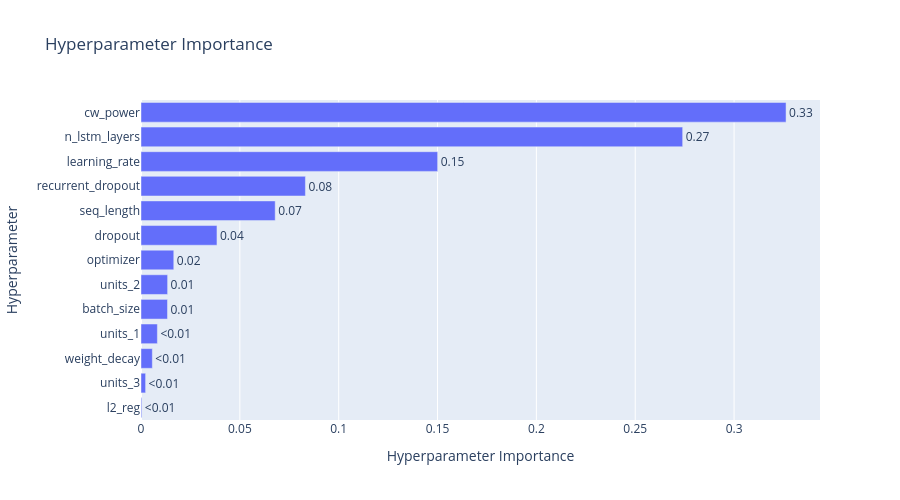
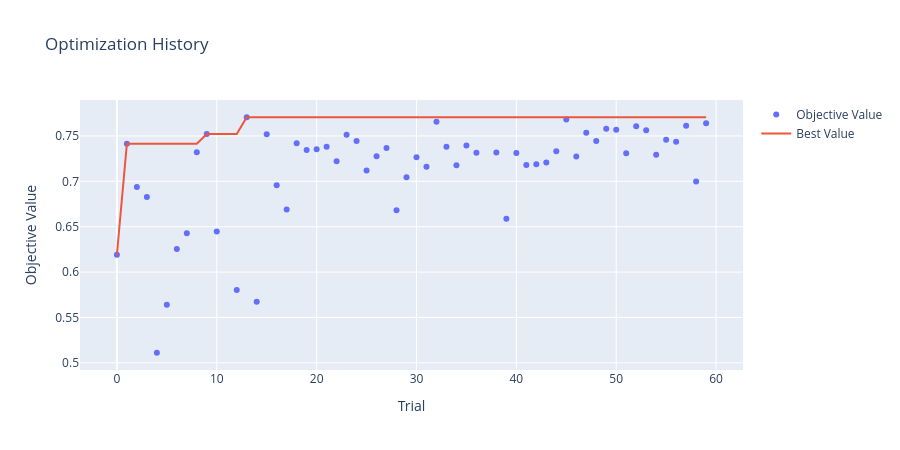
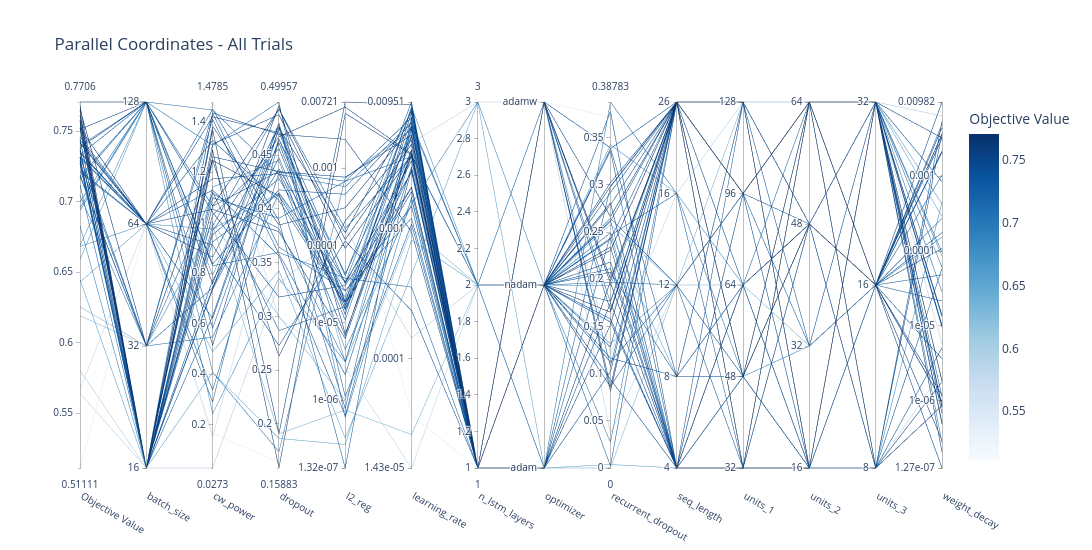
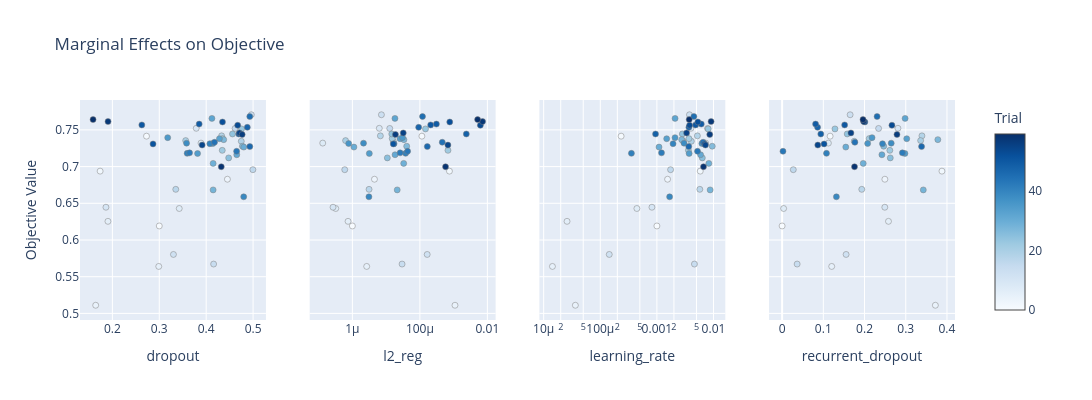

The notebook cell these images were saved under, in order:
### Markdown cell above
## Diagnostics: What Did the Tuner Learn?

These plots are publication-grade supplementary material. They tell a story:
- **Importance** — which hyperparameters actually matter
- **Parallel coordinates** — visualize the high-performing region of the search space
- **Optimization history** — did the tuner converge, or is more budget needed?
- **Slice plot** — marginal effect of each hyperparameter on the objective

### Code cell
import optuna.visualization as ovis

def _save_plotly(fig, fname):
    """Save fig to PNG (or HTML fallback) and try to render inline.

    Inline rendering needs nbformat>=4.2.0 in the venv. If that's missing
    (or any other renderer issue happens), we just log it and move on so
    the rest of the cell still runs.
    """
    path = os.path.join(RESULTS_DIR, fname)
    try:
        fig.write_image(path, scale=2)
        print(f'Saved: {path}')
    except Exception as e:
        print(f'PNG export failed ({e}); saving HTML instead.')
        fig.write_html(path.replace('.png', '.html'))
    try:
        fig.show()
    except Exception as e:
        print(f'  (inline render skipped: {e})')

# 1. Hyperparameter importance (uses fANOVA - needs >=2 completed trials)
try:
    fig_imp = ovis.plot_param_importances(study)
    fig_imp.update_layout(title='Hyperparameter Importance', width=900, height=500)
    _save_plotly(fig_imp, 'param_importance.png')
except Exception as e:
    print(f'Importance plot skipped: {e}')

# 2. Optimization history
try:
    fig_hist = ovis.plot_optimization_history(study)
    fig_hist.update_layout(title='Optimization History', width=900, height=450)
    _save_plotly(fig_hist, 'optimization_history.png')
except Exception as e:
    print(f'Optimization history plot skipped: {e}')

# 3. Parallel coordinates over top-performing trials
try:
    fig_par = ovis.plot_parallel_coordinate(study)
    fig_par.update_layout(title='Parallel Coordinates - All Trials',
                          width=1100, height=550)
    _save_plotly(fig_par, 'parallel_coordinates.png')
except Exception as e:
    print(f'Parallel coordinates plot skipped: {e}')

# 4. Slice plot for the most impactful continuous params
try:
    fig_slice = ovis.plot_slice(study, params=['learning_rate', 'dropout',
                                                'recurrent_dropout', 'l2_reg'])
    fig_slice.update_layout(title='Marginal Effects on Objective',
                            width=1100, height=400)
    _save_plotly(fig_slice, 'slice_plot.png')
except Exception as e:
    print(f'Slice plot skipped: {e}')
